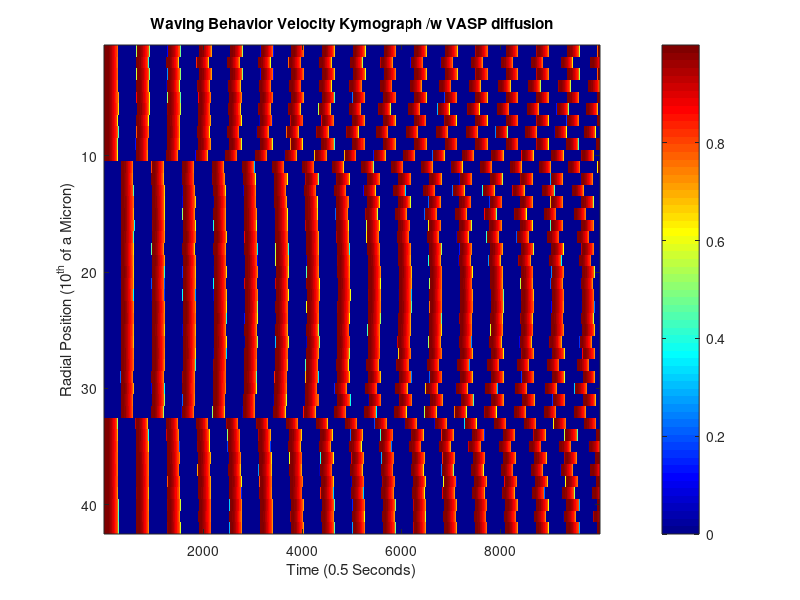
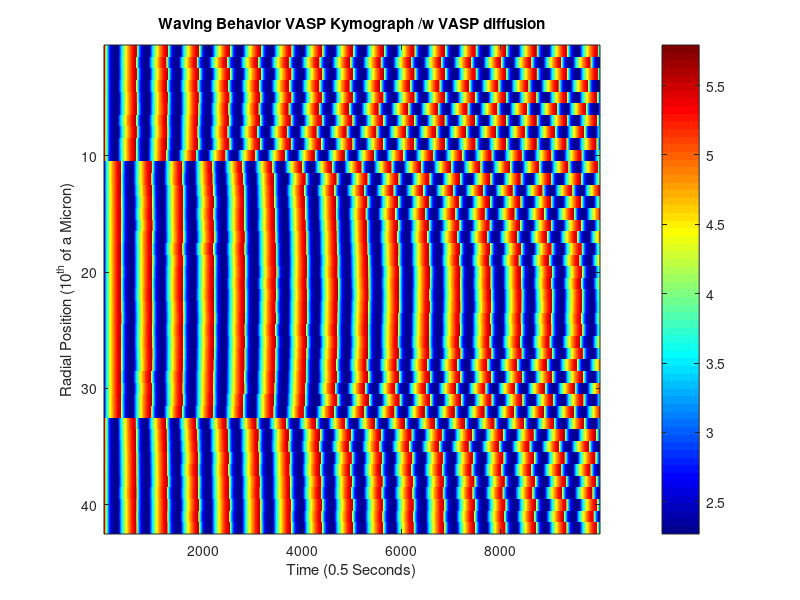
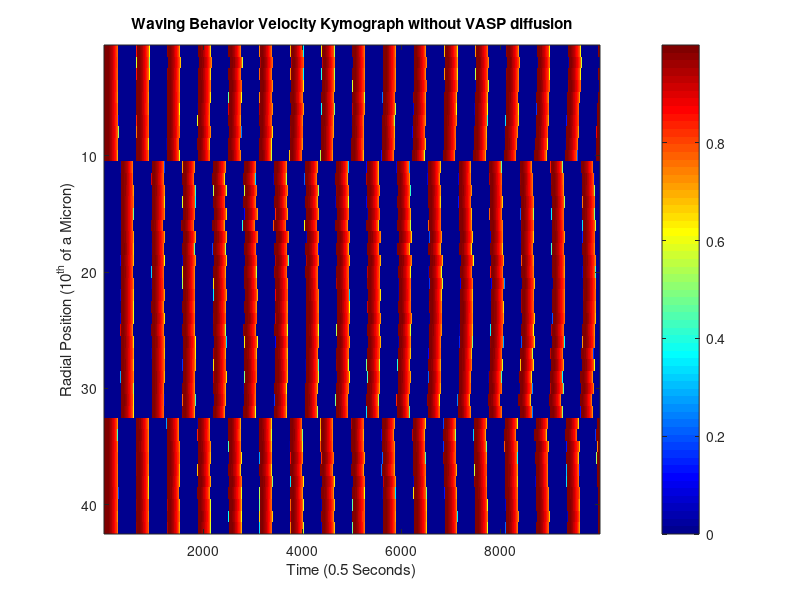
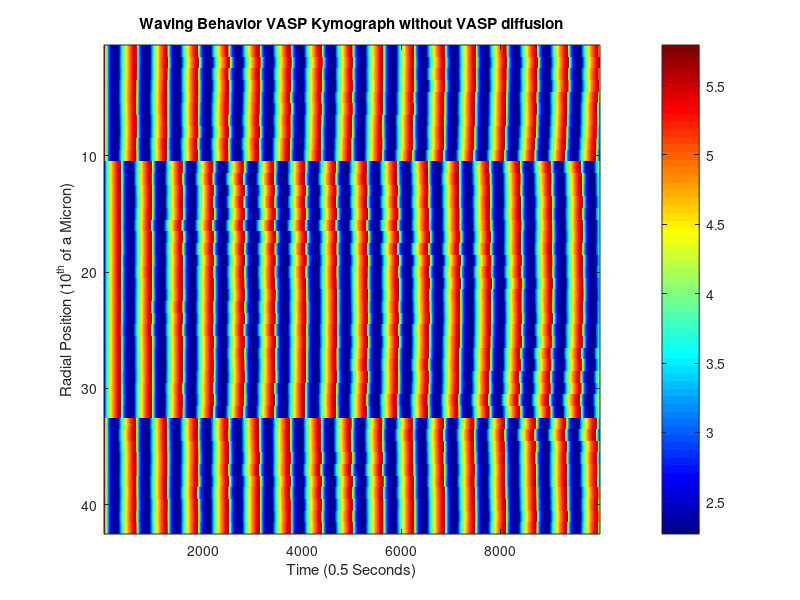

The MATLAB source for these figures, in order:
%% BENG 227 MIDTERM PROJECT Evan Masutani
%% HOUSEKEEPING
clear all;
close all;
clc;
%% SIMULATION RUN PARAMETERS
% step sizes
dr = 1;
% Declare an isotropic spacer, dx
dx = dr;
dt = 0.1;
% limits; small size for replicating figures
R_dim = 40; %microns
T_dim = 500;
% N, +2 denotes phantom points to help with Neumann B.C.'s
N_r = round(R_dim / dr) + 2;
N_t = round(T_dim / dt);
tvec = 1:1:N_t;
%% CONSTANTS
R = 0.14;
delta = 0.8;
epsilon = 0.1;
K = 1;
eta_B = 1;
% eta_M and eta_A not clearly labeled
eta_M = 1;
eta_A = 1;
E = 0.1;
B0_c = 4;
theta = 0.2;
noise = 0.01;
% Additional diffusion term for VASP; define based on epsilon2 =
% D_A/cell_l^2/gamma
% VASP estimated diffusivity
D_A = 0.02; %um/sec
cell_l = 40; %um
gamma = 1; % sec
% Non-dimensionalized lateral diffusivity
epsilon2 = D_A / cell_l^2 / gamma * 2;
%% INITIAL CONDITIONS; refer to icy.m for usage
BMaxODE = 8.80342361002194;
BMinODE = 2.46024797933793;
AMaxODE = 5.79255834170108;
AMinODE = 2.26789894792708;
MMaxODE = 2.69213920749395;
MMinODE = 0.677418361848779;
B = noise * rand(N_r,N_t);
A = zeros(N_r,N_t);
M = zeros(N_r,N_t);
V = zeros(N_r,N_t);

% INITIAL CONDITIONS SENT BY AUTHORS
% DON'T YOU DARE TOUCH THESE I.C.s FOR BAM OR I'LL BAM YOU.
% SETS BASAL OSCILLATIONS, CAN OVERWRITE DOWNSTREAM
B(:,1) = BMaxODE * ones(N_r,1);
A(:,1) = AMaxODE * ones(N_r,1);
M(:,1) = zeros(N_r,1);

%% DEFINE ddr matrices; implicitly have Neumann programmed in

ddr = zeros(N_r,N_r);
for i=2:1:N_r-1
    ddr(i,i-1) = -1;
    ddr(i,i+1) = 1;
end
ddr = 1 / (2*dx) * ddr;

%% DEFINE d2dr2 matrix; implicitly have Neumann programmed in
d2dr2 = zeros(N_r,N_r);
for i=2:1:N_r-1
    d2dr2(i,i-1) = -1;
    d2dr2(i,i) = 2;
    d2dr2(i,i+1) = -1;
end
d2dr2 = 1 / (dx.^2) * d2dr2;

delta_ct = 1;
R_ct = 1;
R_iter = 0:0.02:0.24;
d_iter = 0.6:0.05:1;
% %% RUN WITH BOUNDARY CONDITIONS; targeted plots
% for R = R_iter
%     delta_ct = 1;
%     for delta = d_iter
%         B = noise * rand(N_r,N_t);
%         A = zeros(N_r,N_t);
%         M = zeros(N_r,N_t);
%         V = zeros(N_r,N_t);
%         % INITIAL CONDITIONS SENT BY AUTHORS
%         % DON'T YOU DARE TOUCH THESE I.C.s FOR BAM OR I'LL BAM YOU.
%         % SETS BASAL OSCILLATIONS, CAN OVERWRITE DOWNSTREAM
%         B(:,1) = BMaxODE * ones(N_r,1);
%         A(:,1) = AMaxODE * ones(N_r,1);
%         M(:,1) = zeros(N_r,1);
%         for t=1:1:N_t - 1
%             %% CALCULATE V
%             if sum(V(:,t)) > 0
%                 B_c = B0_c * (1 + E);
%             else
%                 B_c = B0_c;
%             end
%             V(:,t) = ones(N_r,1) - (B_c * ones(N_r,1) ./ B(:,t)).^8;
%             for vstep = 1:1:N_r
%                 if V(vstep,t) < 0
%                     V(vstep,t) = 0;
%                 end
%             end
%             % G is kinda weird, consider changing if fails
%             G = ones(N_r,1) + (A(:,t) .* B(:,t)) ./ (ones(N_r,1) + M(:,t) + K * B(:,t));
%             %% CALCULATE B
%             % No flux BC
%             B(1,t) = B(3,t);
%             B(N_r,t) = B(N_r - 2,t);
%             % No need to transpose since natively row vector
%             dBdx = ddr * B(:,t);
%             gdBdx = 1./G .* dBdx;
%             diffusion_B = epsilon^2 * ddr * gdBdx;
%             accumulation_B = ones(N_r,1) + eta_B * V(:,t);
%             loss_B = -B(:,t) ./ (G);
%             noise_B = noise * 2 * (rand(N_r,1) - ones(N_r,1));
%             B(:,t+1) = B(:,t) + dt/epsilon * (diffusion_B + accumulation_B + loss_B + noise_B);
%             
%             %% CALCULATE A
%             accumulation_A = ones(N_r,1) * delta;
%             % B.C. Neumann
%             A(1,t) = A(3,t);
%             A(N_r,t) = A(N_r - 2,t);
%             diffusion_A = epsilon2 * d2dr2 * A(:,t);
%             loss_A = -1 ./ (ones(N_r,1) + M(:,t) + K .* B(:,t)) .* (ones(N_r,1) + eta_A .* V(:,t) + eta_M .* M(:,t) .* V(:,t)) .* A(:,t);
%             A(:,t+1) = A(:,t) + dt * (accumulation_A + loss_A + diffusion_A);
%             %% CALCULATE M
%             accumulation_M = R * B(:,t);
%             loss_M = -1 * (ones(N_r,1) * theta + eta_M * V(:,t)) .* M(:,t);
%             M(:,t+1) = M(:,t) + dt * (accumulation_M + loss_M);
%         end
%         V_avg = mean(mean(V));
%         V_avg_plot(R_ct,delta_ct) = V_avg;
%         V_avg_plot_d(R_ct,delta_ct) = delta;
%         V_avg_plot_R(R_ct,delta_ct) = R;
%         delta_ct = delta_ct + 1;
%         V_norm = V/max(max(V));
%         B_norm = B/max(max(B));
%         A_norm = A/max(max(A));
%         M_norm = M/max(max(M));
%         tvec = 0:1:N_t-2;
%         rad_coor = round(size(V_norm,1)/2);
%         % Dimensionalize time
%         tvec = 5 * tvec * dt;
%         if R == 0.24 && delta == 0.6
%             figure
%             plot(tvec,V_norm(rad_coor,1:N_t-1),tvec,B_norm(rad_coor,1:N_t-1),...
%                 tvec,A_norm(rad_coor,1:N_t-1),tvec,M_norm(rad_coor,1:N_t-1),'LineWidth',3)
%             legend('V','B','A','M');
%             xlabel('Time (Seconds)');
%             ylabel('Normalized Quantity');
%             ylim([0 1.1])
%             grid on
%             title(['Stalled Behavior at a Radial Coordinate of ',...
%                 num2str(rad_coor/dr),' Microns']);
%             figure
%             imagesc(V(:,1:N_t-1))
%             xlabel('Time (Seconds)');
%             ylabel('Radial Position (10^{th} of a Micron)');
%             title('Stalled Behavior Velocity Kymograph');
%             colormap('jet')
%             colorbar
%         elseif R == 0 && delta == 1
%             figure
%             plot(tvec,V_norm(rad_coor,1:N_t-1),tvec,B_norm(rad_coor,1:N_t-1),...
%                 tvec,A_norm(rad_coor,1:N_t-1),tvec,M_norm(rad_coor,1:N_t-1),'LineWidth',3)
%             legend('V','B','A','M');
%             xlabel('Time (10^{th} of a Second)');
%             ylabel('Normalized Quantity');
%             ylim([0 1.1])
%             grid on
%             title(['Smoothly Motile Behavior at a Radial Coordinate of ',...
%                 num2str(rad_coor/dr),' Microns']);
%             figure
%             imagesc(V(:,1:N_t-1))
%             xlabel('Time (Seconds)');
%             ylabel('Radial Position (10^{th} of a Micron)');
%             title('Smoothly Motile Behavior Velocity Kymograph');
%             colormap('jet')
%             colorbar
%         elseif R == 0.12 && delta == 0.8
%             figure
%             plot(tvec,V_norm(rad_coor,1:N_t-1),tvec,B_norm(rad_coor,1:N_t-1),...
%                 tvec,A_norm(rad_coor,1:N_t-1),tvec,M_norm(rad_coor,1:N_t-1),'LineWidth',3)
%             legend('V','B','A','M');
%             xlabel('Time (10^{th} of a Second)');
%             ylabel('Normalized Quantity');
%             ylim([0 1.1])
%             grid on
%             title(['Waving Behavior at a Radial Coordinate of ',...
%                 num2str(rad_coor/dr),' Microns']);
%             figure
%             imagesc(V(:,1:N_t-1))
%             xlabel('Time (Seconds)');
%             ylabel('Radial Position (10^{th} of a Micron)');
%             title('Waving Behavior Velocity Kymograph');
%             colormap('jet')
%             colorbar
%         end
%     end
%     R_ct = R_ct+1;
%     
% end
% 
% %% Plot heatmap resembling figure 6
% % Flip plot up down to pictographically mirror the figure
% V_avg_plot = flipud(V_avg_plot);
% V_avg_plot_d = flipud(V_avg_plot_d);
% V_avg_plot_R = flipud(V_avg_plot_R);
% figure()
% imagesc(V_avg_plot)
% colormap('jet')
% colorbar
% ax = gca;
% ax.YTick = 1:1:length(R_iter);
% ax.YTickLabel = fliplr(R_iter);
% ax.XTick = 1:1:length(d_iter);
% ax.XTickLabel = d_iter;
% xlabel('VASP delivery rate (scaled units)')
% ylabel('Adh. maturation rate (scaled units)')
% title('Average velocity (normalized)')

%% RUN WITH GRADIENT I.C.: DIFFUSION
%% SIMULATION RUN PARAMETERS
% step sizes
dr = 1;
% Declare an isotropic spacer, dx
dx = dr;
dt = 0.1;
% limits; small size for replicating figures
R_dim = 40; %microns
T_dim = 1000;
% N, +2 denotes phantom points to help with Neumann B.C.'s
N_r = round(R_dim / dr) + 2;
N_t = round(T_dim / dt);
% Dimensionalize time
tvec = 0:1:N_t-1;
tvec = 5 * dt * tvec;
%% CONSTANTS
epsilon = 0.1;
K = 1;
eta_B = 1;
% eta_M and eta_A not clearly labeled
eta_M = 1;
eta_A = 1;
E = 0.1;
B0_c = 4;
theta = 0.2;
noise = 0.01;
% Additional diffusion term for VASP; define based on epsilon2 =
% D_A/cell_l^2/gamma
% VASP estimated diffusivity
D_A = 0.2; %um/sec
cell_l = 40; %um
gamma = 1; % sec
% Non-dimensionalized lateral diffusivity
epsilon2 = D_A / cell_l^2 / gamma * 2;
%% INITIAL CONDITIONS; refer to icy.m for usage
BMaxODE = 8.80342361002194;
BMinODE = 2.46024797933793;
AMaxODE = 5.79255834170108;
AMinODE = 2.26789894792708;
MMaxODE = 2.69213920749395;
MMinODE = 0.677418361848779;
B = noise * rand(N_r,N_t);
A = zeros(N_r,N_t);
M = zeros(N_r,N_t);
V = zeros(N_r,N_t);

% INITIAL CONDITIONS SENT BY AUTHORS
% DON'T YOU DARE TOUCH THESE I.C.s FOR BAM OR I'LL BAM YOU.
% SETS BASAL OSCILLATIONS, CAN OVERWRITE DOWNSTREAM
B(:,1) = BMaxODE * ones(N_r,1);
A(:,1) = AMaxODE * ones(N_r,1);
M(:,1) = zeros(N_r,1);
% RUN WITH BOUNDARY CONDITIONS; targeted plots
delta = 0.8;
R = 0.12;
B = noise * rand(N_r,N_t);
A = zeros(N_r,N_t);
M = zeros(N_r,N_t);
V = zeros(N_r,N_t);
% INITIAL CONDITIONS FOR GRADIENT
B(:,1) = BMaxODE * ones(N_r,1);
A(:,1) = AMaxODE * ones(N_r,1);
M(:,1) = zeros(N_r,1);
for i = round(N_r * 0.25):1:round(N_r * 0.75)
   B(i,1) = BMinODE;
   A(i,1) = AMinODE; 
   M(i,1) = MMaxODE;
end
for t=1:1:N_t - 1
    %% CALCULATE V
    if sum(V(:,t)) > 0
        B_c = B0_c * (1 + E);
    else
        B_c = B0_c;
    end
    V(:,t) = ones(N_r,1) - (B_c * ones(N_r,1) ./ B(:,t)).^8;
    for vstep = 1:1:N_r
        if V(vstep,t) < 0
            V(vstep,t) = 0;
        end
    end
    % G is kinda weird, consider changing if fails
    G = ones(N_r,1) + (A(:,t) .* B(:,t)) ./ (ones(N_r,1) + M(:,t) + K * B(:,t));
    %% CALCULATE B
    % No flux BC
    B(1,t) = B(3,t);
    B(N_r,t) = B(N_r - 2,t);
    % No need to transpose since natively row vector
    dBdx = ddr * B(:,t);
    gdBdx = 1./G .* dBdx;
    diffusion_B = epsilon^2 * ddr * gdBdx;
    accumulation_B = ones(N_r,1) + eta_B * V(:,t);
    loss_B = -B(:,t) ./ (G);
    noise_B = noise * 2 * (rand(N_r,1) - ones(N_r,1));
    B(:,t+1) = B(:,t) + dt/epsilon * (diffusion_B + accumulation_B + loss_B + noise_B);
    
    %% CALCULATE A
    accumulation_A = ones(N_r,1) * delta;
    % B.C. Neumann
    A(1,t) = A(3,t);
    A(N_r,t) = A(N_r - 2,t);
    diffusion_A = epsilon2 * d2dr2 * A(:,t);
    loss_A = -1 ./ (ones(N_r,1) + M(:,t) + K .* B(:,t)) .* (ones(N_r,1) + eta_A .* V(:,t) + eta_M .* M(:,t) .* V(:,t)) .* A(:,t);
    A(:,t+1) = A(:,t) + dt * (accumulation_A + loss_A + diffusion_A);
    %% CALCULATE M
    accumulation_M = R * B(:,t);
    loss_M = -1 * (ones(N_r,1) * theta + eta_M * V(:,t)) .* M(:,t);
    M(:,t+1) = M(:,t) + dt * (accumulation_M + loss_M);
end
V_avg = mean(mean(V));
V_avg_plot(R_ct,delta_ct) = V_avg;
V_avg_plot_d(R_ct,delta_ct) = delta;
V_avg_plot_R(R_ct,delta_ct) = R;
delta_ct = delta_ct + 1;
V_norm = V/max(max(V));
B_norm = B/max(max(B));
A_norm = A/max(max(A));
M_norm = M/max(max(M));
rad_coor = round(size(V_norm,1)/2);

figure
imagesc(V(:,1:N_t-1))
xlabel('Time (0.5 Seconds)');
ylabel('Radial Position (10^{th} of a Micron)');
title('Waving Behavior Velocity Kymograph /w VASP diffusion');
colormap('jet')
colorbar
figure
imagesc(A(:,1:N_t-1))
xlabel('Time (0.5 Seconds)');
ylabel('Radial Position (10^{th} of a Micron)');
title('Waving Behavior VASP Kymograph /w VASP diffusion');
colormap('jet')
colorbar
V_diffusion = V;
%% RUN WITH GRADIENT I.C.: NO DIFFUSION
% RUN WITH BOUNDARY CONDITIONS; targeted plots
delta = 0.8;
R = 0.12;
B = noise * rand(N_r,N_t);
A = zeros(N_r,N_t);
M = zeros(N_r,N_t);
V = zeros(N_r,N_t);
% INITIAL CONDITIONS FOR GRADIENT
B(:,1) = BMaxODE * ones(N_r,1);
A(:,1) = AMaxODE * ones(N_r,1);
M(:,1) = zeros(N_r,1);
for i = round(N_r * 0.25):1:round(N_r * 0.75)
   B(i,1) = BMinODE;
   A(i,1) = AMinODE; 
   M(i,1) = MMaxODE;
end
for t=1:1:N_t - 1
    %% CALCULATE V
    if sum(V(:,t)) > 0
        B_c = B0_c * (1 + E);
    else
        B_c = B0_c;
    end
    V(:,t) = ones(N_r,1) - (B_c * ones(N_r,1) ./ B(:,t)).^8;
    for vstep = 1:1:N_r
        if V(vstep,t) < 0
            V(vstep,t) = 0;
        end
    end
    % G is kinda weird, consider changing if fails
    G = ones(N_r,1) + (A(:,t) .* B(:,t)) ./ (ones(N_r,1) + M(:,t) + K * B(:,t));
    %% CALCULATE B
    % No flux BC
    B(1,t) = B(3,t);
    B(N_r,t) = B(N_r - 2,t);
    % No need to transpose since natively row vector
    dBdx = ddr * B(:,t);
    gdBdx = 1./G .* dBdx;
    diffusion_B = epsilon^2 * ddr * gdBdx;
    accumulation_B = ones(N_r,1) + eta_B * V(:,t);
    loss_B = -B(:,t) ./ (G);
    noise_B = noise * 2 * (rand(N_r,1) - ones(N_r,1));
    B(:,t+1) = B(:,t) + dt/epsilon * (diffusion_B + accumulation_B + loss_B + noise_B);
    
    %% CALCULATE A
    accumulation_A = ones(N_r,1) * delta;
    % B.C. Neumann
    A(1,t) = A(3,t);
    A(N_r,t) = A(N_r - 2,t);
    diffusion_A = 0 * d2dr2 * A(:,t);
    loss_A = -1 ./ (ones(N_r,1) + M(:,t) + K .* B(:,t)) .* (ones(N_r,1) + eta_A .* V(:,t) + eta_M .* M(:,t) .* V(:,t)) .* A(:,t);
    A(:,t+1) = A(:,t) + dt * (accumulation_A + loss_A + diffusion_A);
    %% CALCULATE M
    accumulation_M = R * B(:,t);
    loss_M = -1 * (ones(N_r,1) * theta + eta_M * V(:,t)) .* M(:,t);
    M(:,t+1) = M(:,t) + dt * (accumulation_M + loss_M);
end
V_avg = mean(mean(V));
V_avg_plot(R_ct,delta_ct) = V_avg;
V_avg_plot_d(R_ct,delta_ct) = delta;
V_avg_plot_R(R_ct,delta_ct) = R;
delta_ct = delta_ct + 1;
V_norm = V/max(max(V));
B_norm = B/max(max(B));
A_norm = A/max(max(A));
M_norm = M/max(max(M));

rad_coor = round(size(V_norm,1)/2);
figure
imagesc(V(:,1:N_t-1))
xlabel('Time (0.5 Seconds)');
ylabel('Radial Position (10^{th} of a Micron)');
title('Waving Behavior Velocity Kymograph without VASP diffusion');
colormap('jet')
colorbar

figure
imagesc(A(:,1:N_t-1))
xlabel('Time (0.5 Seconds)');
ylabel('Radial Position (10^{th} of a Micron)');
title('Waving Behavior VASP Kymograph without VASP diffusion');
colormap('jet')
colorbar
V_orig = V;

%% Changes over time
figure
V_difference = V_orig - V_diffusion;
imagesc(V_difference(:,1:N_t-1))
xlabel('Time (0.5 Seconds)');
ylabel('Radial Position (10^{th} of a Micron)');
title('Velocity_d_i_f_f_u_s_i_o_n - Velocity_o_r_i_g_i_n_a_l');
colormap('jet')
colorbar

%% PLOT THE RMS
for tstep=1:1:N_t
    divisor = 1 / (N_r - 2);
    RMS(tstep) = divisor * sqrt(sum(V_difference(2:N_r-1,tstep).^2));
end
% Since Velocity Max = 1, scale to %
RMS = RMS * 100;
figure
plot(tvec,RMS)
title('Velocity RMS error due to Diffusion')
ylabel('Velocity RMS error Percent of Max')
xlabel('Time (seconds)')
grid on
ylim([0 100])